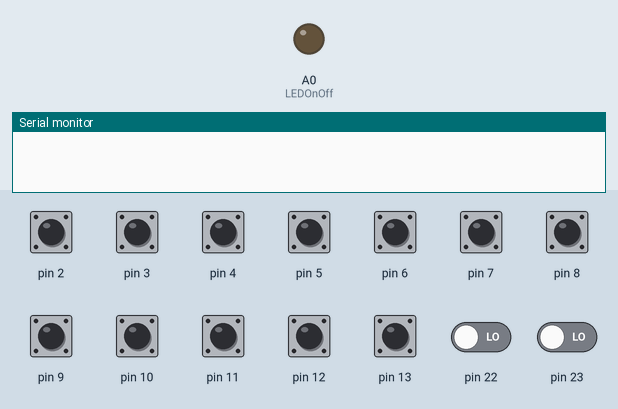
Recording of a sketch running on a simulated Arduino Uno, built with avr-gcc and run on an emulated ATmega328P. On the bench: output pins drawn as LEDs (lit = HIGH), the last lines printed to the serial monitor. Inputs (shaded band) come from the test bench; at power-on: pin 2–13 HIGH, pin 22, pin 23 LOW.

Above: at 1.2 s.
1.3 s: pin 2 pulled LOW for 0.15 s
At 2.1 s:
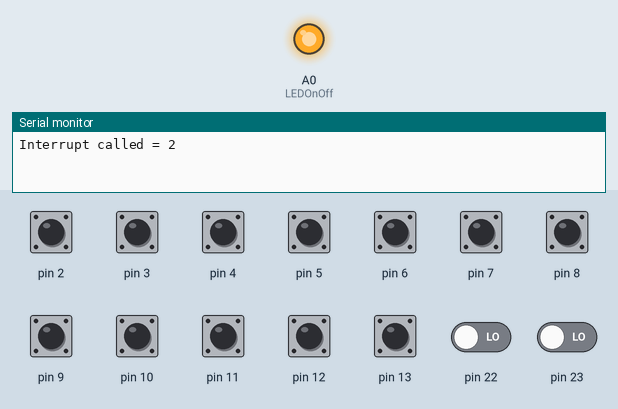
Timing chart, 0 to 4.3 s (numbered marks = the images above; inputs shaded):
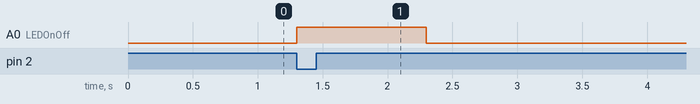

Measured:
- after the input at 1.3 s, A0 (LEDOnOff): LOW → HIGH at once, → LOW 1.0 s later

The sketch:

Interrupt_Test.ino
```cpp
//when set there was an interrupt on D2 through D13
#include <Arduino.h>
volatile byte Flag;

boolean timingFlag = false;

//LED toggels for 1 second on an interrupt
const byte LEDOnOff = A0;

//for timing
unsigned long timeMillis;

//****************************************************************************
void setup ()
{
  Serial.begin(9600);

  pinMode (LEDOnOff, OUTPUT);
  digitalWrite (LEDOnOff, LOW);

  for (int x = 2; x <= 13; x++)   //switches wired from input to GND
  {
    pinMode(x, INPUT_PULLUP);
  }

  //D00 and D01 used for Serial communications
  //PCMSK2 |= bit (PCINT16); // Pin D0
  //PCMSK2 |= bit (PCINT17); // Pin D1
  PCMSK2 |= bit (PCINT18); // Pin D02
  PCMSK2 |= bit (PCINT19); // Pin D03
  PCMSK2 |= bit (PCINT20); // Pin D04
  PCMSK2 |= bit (PCINT21); // Pin D05
  PCMSK2 |= bit (PCINT22); // Pin D06
  PCMSK2 |= bit (PCINT23); // Pin D07
  PCIFR  |= bit (PCIF2);   // clear any outstanding interrupts
  PCICR  |= bit (PCIE2);   // enable pin change interrupts for D00 to D07

  PCMSK0 |= bit (PCINT0);  // Pin D08
  PCMSK0 |= bit (PCINT1);  // Pin D09
  PCMSK0 |= bit (PCINT2);  // Pin D10
  PCMSK0 |= bit (PCINT3);  // Pin D11
  PCMSK0 |= bit (PCINT4);  // Pin D12
  PCMSK0 |= bit (PCINT5);  // Pin D13
  PCIFR  |= bit (PCIF0);   // clear any outstanding interrupts
  PCICR  |= bit (PCIE0);   // enable pin change interrupts for D08 to D13
}

//****************************************************************************
void loop ()
{
  //have we had an interrupt?
  if (Flag == 1)
  {
    Flag = 0;

    //check for the bit that caused the interrupt
    byte interrupt = checkBit();

    if (interrupt != 0)
    {
      Serial.print("Interrupt called = ");
      Serial.println(interrupt);

      //enable timing
      timingFlag = true;
      //time the LED turned ON
      timeMillis = millis();

      //turn the LED ON
      digitalWrite (LEDOnOff, HIGH);
    }
  }

  //are we timing and has the interval finished?
  if (timingFlag == true && millis() - timeMillis >= 1000 )
  {
    //turn the LED OFF
    digitalWrite(LEDOnOff, LOW);

    //disable timing
    timingFlag = false;
  }

} //END of loop()


//****************************************************************************
byte checkBit()
{
  //check PIND D02-D07
  for (byte x = 2; x <= 7; x++)
  {
    //check for LOW pin
    byte value = PIND;
    if (bitRead(value, x) == 0)
    {
      return x;
    }
  }

  //check PINB D08-D13
  for (byte x = 0; x <= 5; x++)
  {
    //check for LOW pin
    byte value = PINB;
    if (bitRead(value, x) == 0)
    {
      //offset by 8 bits
      return x + 8;
    }
  }

  //must have gone HIGH
  return 0;
}

//****************************************************************************
ISR (PCINT2_vect) //D02-07
{
  //get out quick
  Flag = 1;
}

//****************************************************************************
ISR (PCINT0_vect) //D08-13
{
  //get out quick
  Flag = 1;
}
```
